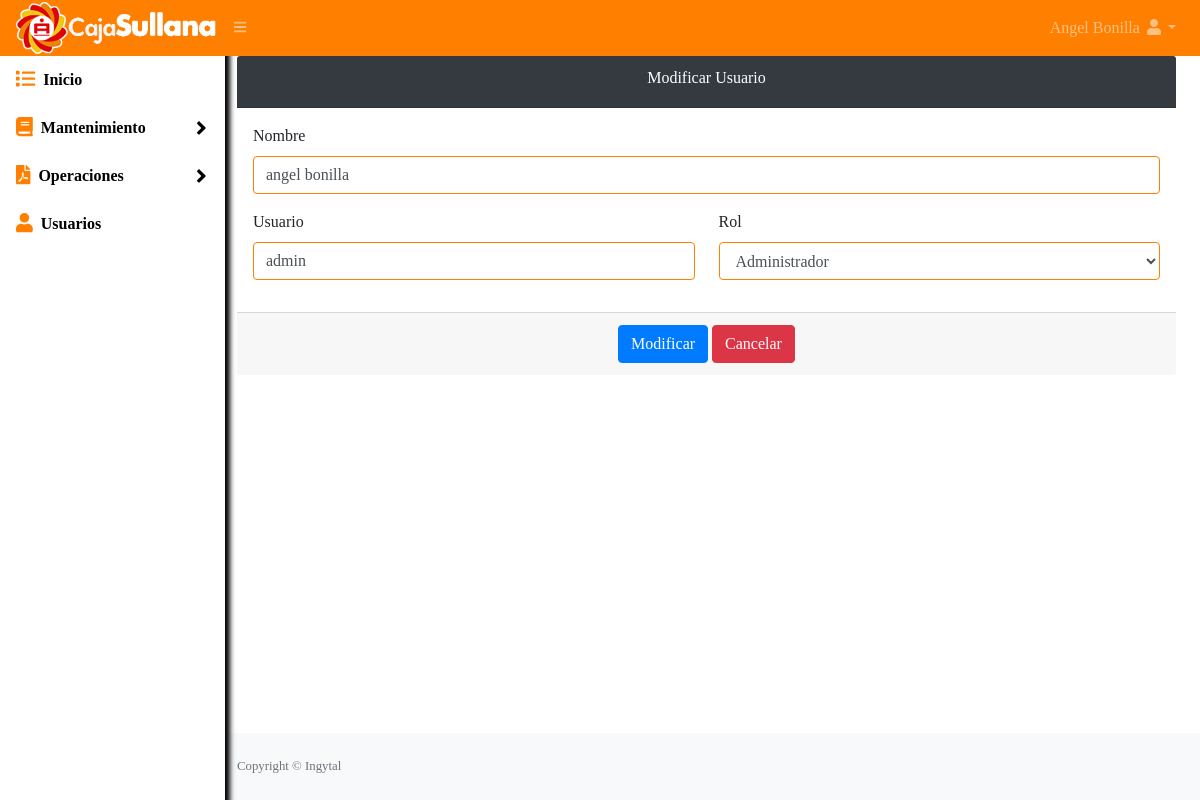
The page /Usuarios/editar?id=1 (signed in) on the database its author committed.
### tables this page shows
CREATE TABLE `usuarios` (
  `id` int(11) NOT NULL,
  `usuario` varchar(50) NOT NULL,
  `nombre` varchar(200) NOT NULL,
  `clave` varchar(100) NOT NULL,
  `rol` varchar(20) NOT NULL,
  `estado` int(11) NOT NULL DEFAULT 1
);

### Libraries/Core/Views.php (called while the page is built)
<?php
class Views{
    function getView($controller, $view, $data="", $alert="", $config = "", $cliente = "")
    {
        $controller = get_class($controller);
        if ($controller == "Home") {
            $view = "Views/".$view.".php";
        }else{
            $view = "Views/" . $controller . "/" . $view . ".php";
        }
        require_once($view);
    }
}
?>

### index.php (called while the page is built, shortened)
<?php
require_once("Helpers/Helpers.php");
require_once("Libraries/Core/Load.php");
?>

### Helpers/Helpers.php (called while the page is built, shortened)
<?php
function base_url()
{
    return BASE_URL;
}
?>

### Libraries/Core/Mysql.php (called while the page is built, shortened)
<?php
class Mysql extends Conexion{
    private $conexion;
    function __construct()
    {
        $this->conexion = new Conexion();
        $this->conexion = $this->conexion->conect();
    }
    public function select(string $query){
        $this->strquery = $query;
        $result = $this->conexion->prepare($this->strquery);
        $result->execute();
        $data = $result->fetch();
        return $data;
    }
}
?>

### Libraries/Core/Conexion.php (called while the page is built)
<?php
class Conexion{
    private $conect;
    public function __construct()
    {
      $conexion = "mysql:host=".HOST.";dbname=".BD.";.CHARSET.";
      try {
          $this->conect = new PDO($conexion, DB_USER, PASS);
          $this->conect->setAttribute(PDO::ATTR_ERRMODE, PDO::ERRMODE_EXCEPTION,);
      } catch (PDOException $e) {
          $this->conect = "Error en la conexion";
          echo "Error: " . $e->getMessage();
      }
    }
    public function conect()
    {
        return $this->conect;
    }
}
?>

### Models/UsuariosModel.php (called while the page is built, shortened)
<?php
class UsuariosModel extends Mysql{
    public function editarUsuarios(int $id)
    {
        $sql = "SELECT * FROM usuarios WHERE id = $id";
        $res = $this->select($sql);
        return $res;
    }
}
?>

### Views/usuarios/editar.php (the view, shortened to what this page needs)
<div id="layoutSidenav_content">
  <main>
    <div class="container-fluid">
      <div class="row-5">
          <form method="post" action="<?php echo base_url(); ?>Usuarios/actualizar" autocomplete="off">
            <div class="card-header bg-dark">
              <h6 class="title text-white text-center">Modificar Usuario</46>
            </div>
            <div class="modal-body">
              <div class="form-group">
                <label for="nombre">Nombre</label>
                <input id="nombre" class="form-control" type="text" name="nombre" placeholder="Nombre" value="<?php echo $data['nombre']; ?>">
              </div>
              <div class="row">
                <div class="col-lg-6">
                  <div class="form-group">
                    <label for="usuario">Usuario</label>
                    <input id="usuario" class="form-control" type="text" name="usuario" placeholder="Usuario" value="<?php echo $data['usuario']; ?>">
                  </div>
                </div>
                <div class="col-lg-6">
                  <label for="rol">Rol</label>
                  <select id="rol" class="form-control" name="rol">
                    <option value="1" <?php if ($data['rol'] == "1") {
                                        echo "selected";
                                      } ?>>Administrador</option>
                  </select>
                </div>
              </div>
            </div>
            <div class="card-footer" style="text-align: center;">
              <button class="btn btn-primary" type="submit">Modificar</button>
              <a class="btn btn-danger" href="<?php echo base_url(); ?>usuarios/listar">Cancelar</a>
            </div>
          </form>
      </div>
    </div>
  </main>

### Views/usuarios/editar.php (style rules this page uses)
.form-control { border-color: #ff8000; }

### rows shown on the page
usuarios: nombre "angel bonilla", usuario "admin", rol "Administrador"

### other values the page prints
$_SESSION['nombre'] "Angel Bonilla"
